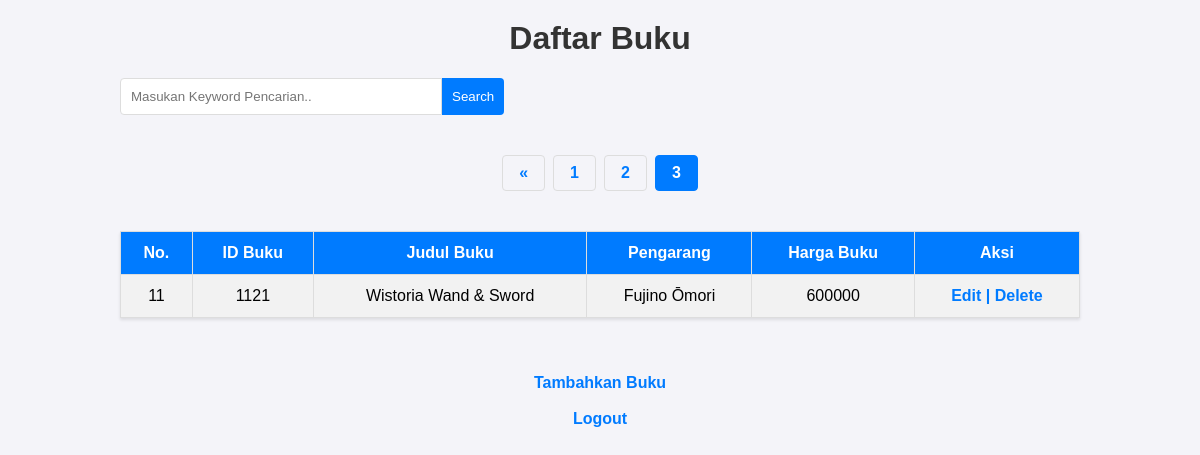
The app's page /index.php?halaman=3 (signed in) with its own data.
### tables this page shows
CREATE TABLE `buku` (
  `no` int(11) NOT NULL,
  `id_buku` char(20) DEFAULT NULL,
  `judul_buku` varchar(100) DEFAULT NULL,
  `pengarang` varchar(100) DEFAULT NULL,
  `harga_buku` char(20) DEFAULT NULL
);

### function.php (called while the page is built, shortened)
<?php
$koneksi = mysqli_connect("localhost", "root", "", "bukuperpus");
function query($query) {
    global $koneksi;
    $result = mysqli_query($koneksi, $query);
    $rows = [];
    while ( $row = mysqli_fetch_assoc($result) ) {
        $rows[] = $row;
    }
    return $rows;
}
?>

### index.php (the view, shortened to what this page needs)
<?php
require 'function.php';
$jumlahDataPerHalaman = 5;
$jumlahData = count(query("SELECT * FROM buku"));
$jumlahHalaman = ceil($jumlahData / $jumlahDataPerHalaman);
$halamanAktif = ( isset($_GET["halaman"]) ) ? $_GET["halaman"] : 1;
$awalData = ( $jumlahDataPerHalaman * $halamanAktif ) - $jumlahDataPerHalaman;
$buku = query("SELECT * FROM buku LIMIT $awalData, $jumlahDataPerHalaman");
?>
<!DOCTYPE html>
<html lang="en">
<head>
    <link rel="stylesheet" href="index.css">
</head>
<body>
    <h1>Daftar Buku</h1>
        <div class="search-container">
            <form action="" method="post">
                <input type="text" id="keyword" name="keyword" size="40" autofocus
                placeholder="Masukan Keyword Pencarian.." autocomplete="off">
                <button type="submit" name="cari"> Search </button>
            </form>
        </div>
    <section class="page">
        <div id="pagination-container" class="pagination">
            <?php if( $halamanAktif > 1) :?>
                <a href="?halaman=<?= $halamanAktif - 1; ?>">&laquo;</a>
            <?php endif;?>
            <?php for($i = 1; $i <= $jumlahHalaman; $i++ ) :?>
                <?php if( $i == $halamanAktif ) :?>
                    <a href="?halaman=<?= $i; ?>" class="active" Style="font-weight: bold; color: white; "><?= $i; ?></a>
                <?php else :?>
                    <a href="?halaman=<?= $i; ?>"><?= $i; ?></a>
                <?php endif ;?>
            <?php endfor;?>
        </div>
    </section>
    <table id="book-table">
        <tr>
            <th>No.</th>
            <th>ID Buku</th>
            <th>Judul Buku</th>
            <th>Pengarang</th>
            <th>Harga Buku</th>
            <th class="aksi">Aksi</th>
        </tr>
        <?php
        $i = $awalData + 1;
        foreach( $buku as $row ) :?>
        <tr>
            <td><?= $i; ?></td>
            <td><?= $row["id_buku"]; ?></td>
            <td><?= $row["judul_buku"]; ?></td>
            <td><?= $row["pengarang"]; ?></td>
            <td><?= $row["harga_buku"]; ?></td>
            <td class="aksi">
                <a href="edit.php?no=<?= $row["no"];?>">Edit |</a>
                <a href="delete.php?no=<?= $row["no"];?>" onclick="return confirm('Apakah Anda Yakin ?');">Delete</a>
            </td>
        </tr>
        <?php
        $i++;
        endforeach; ?>
    </table>
    <br><br>
    <a href="insert.php" class="tambah">Tambahkan Buku</a>
    <br>
    <a href="logout.php" class="logout">Logout</a>
</body>
</html>

### index.css (style rules this page uses)
body { font-family: Arial, sans-serif; background-color: #f4f4f9; margin: 0; padding: 0; display: flex; flex-direction: column; align-items: center; }
h1 { color: #333; margin-top: 20px; }
.search-container { width: 80%; display: flex; justify-content: flex-start; margin-bottom: 20px; }
.search-container form { display: flex; }
.search-container input[type="text"] { width: 300px; padding: 10px; border: 1px solid #ddd; border-radius: 4px 0 0 4px; }
.search-container button { padding: 10px; border: none; background-color: #007BFF; color: white; border-radius: 0 4px 4px 0; cursor: pointer; }
table { border-collapse: collapse; width: 80%; margin: 20px 0; box-shadow: 0 2px 3px rgba(0, 0, 0, 0.1); }
table, th, td { border: 1px solid #ddd; }
th, td { padding: 12px; text-align: center; }
th { background-color: #007BFF; color: white; }
tr:nth-child(even) { background-color: #f2f2f2; }
a { text-decoration: none; color: #007BFF; font-weight: bold; }
.pagination { display: flex; justify-content: center; margin: 20px 0; }
.pagination a { color: #007BFF; padding: 8px 16px; text-decoration: none; border: 1px solid #ddd; margin: 0 4px; border-radius: 4px; }
.pagination a.active { background-color: #007BFF; color: white; border: 1px solid #007BFF; }

### records on screen
buku: id_buku "1121", judul_buku "Wistoria Wand & Sword", pengarang "Fujino Ōmori", harga_buku "600000"
